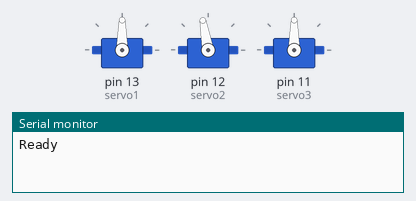
A sketch run on a simulated Arduino Uno, built with avr-gcc and run on an emulated ATmega328P. Shown: 3 × servo, the last lines printed to the serial monitor.

Above: at 0.1 s.
At 5.3 s:
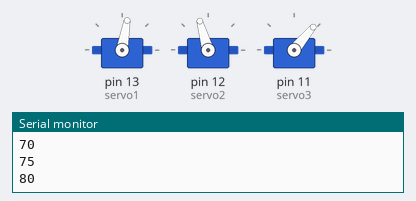
At 10.11 s:
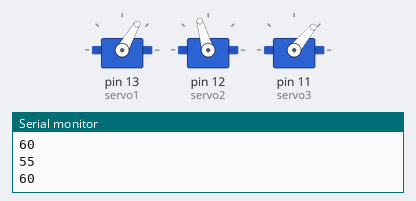
At 20.32 s:
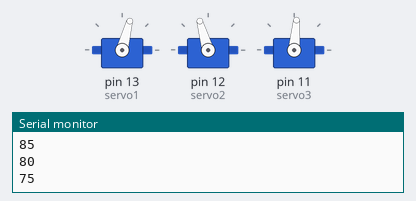
At 30.14 s:
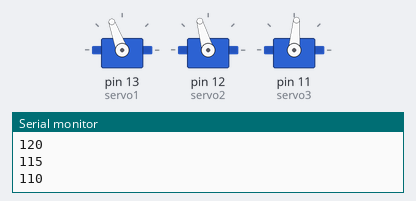
At 39.75 s:
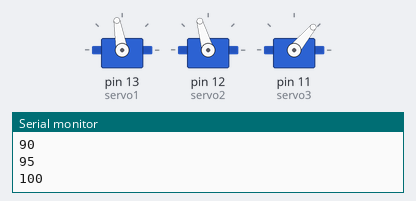
Timing chart, 0 to 40.0 s (numbered marks = the images above):
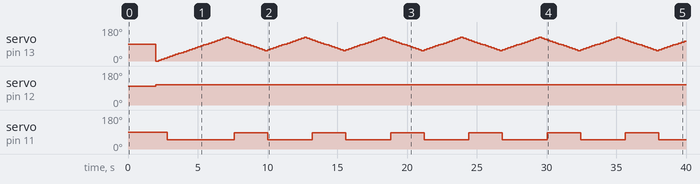

The sketch:

servo002.ino
```cpp
#include <Servo.h>

//STEERING CONTROL for RV


Servo servo1;
Servo servo2;
Servo servo3;

int svrspeed;
int drvspeed;
int dir;
int countr;

void setup() {
  dir = 0;
  countr=0;
  pinMode(1,OUTPUT);
  servo1.attach(13);
  servo2.attach(12);
  servo3.attach(11);


  Serial.begin(1200);
  Serial.println("Ready");
  svrspeed = 0;
  drvspeed = 100;
  servo2.write(drvspeed);

  delay(2000);
  drvspeed = 106  ;
}

void loop() {

  servo2.write( drvspeed );
  static int v = 0;
        Serial.println(svrspeed);
        servo1.write(svrspeed);
        delay(200);
        if( svrspeed > 120  ){
          dir=1;

        }

        if( svrspeed < 60  ){

          dir=0;
        }

        if( dir==0 ){
          svrspeed = svrspeed+5;
        }else{
          svrspeed = svrspeed-5;
        }

        countr++;

        if (countr > 3){
          countr=0;
               if( dir==0 ){
                servo3.write(50);

              }else{
                servo3.write(85);

              }
        }

}
```

Measured:
- by itself, servo on pin 12 (servo2): 100° → 106° at 2.0 s
- by itself, servo on pin 11 (servo3): repeats every 5.6 s: 85° 2.4 s, 50° 3.2 s
